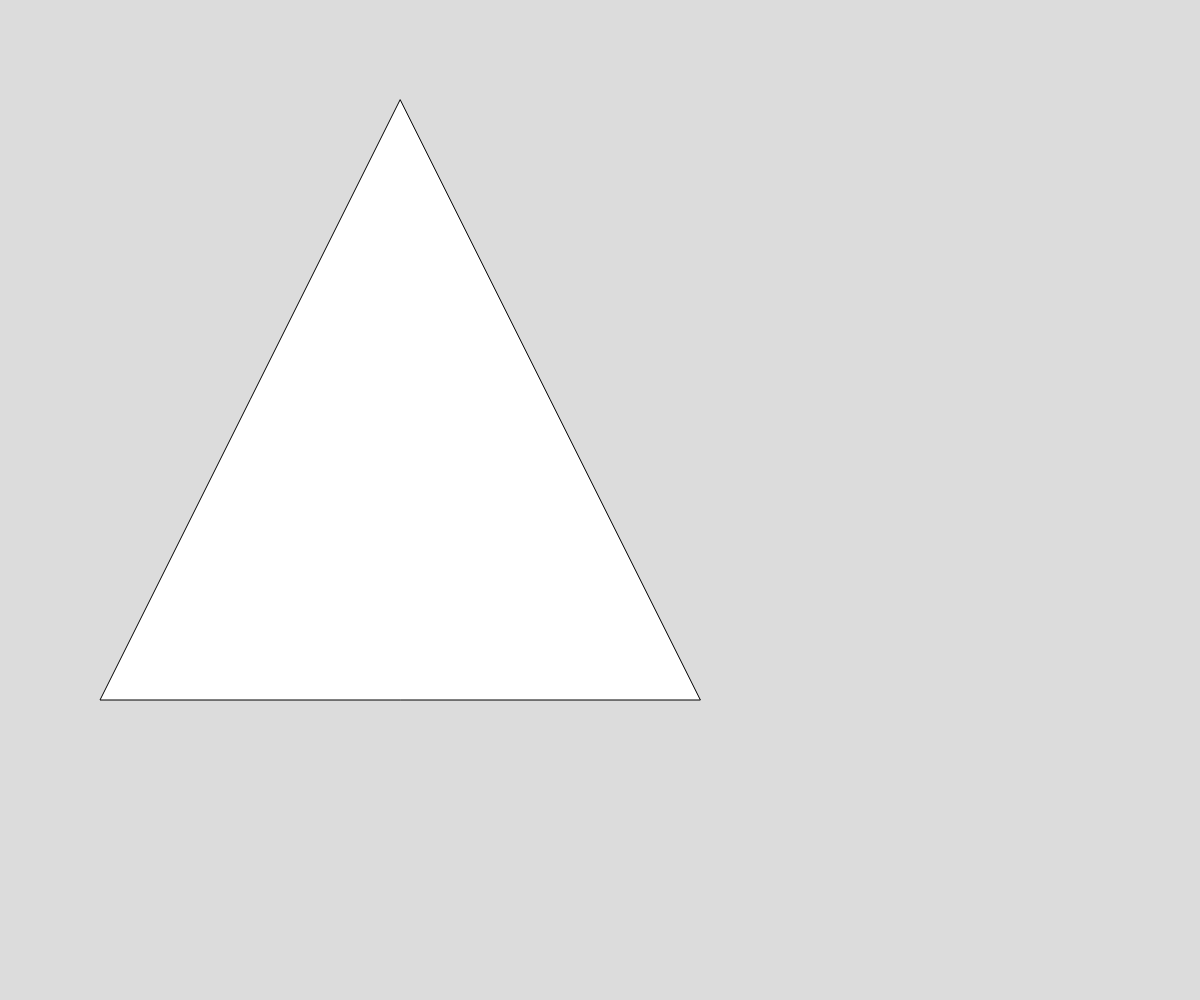
Frame 1 (no input)
Frame 60 (no input): identical to frame 1, image omitted
Frame 120 (the mouse pressed at the canvas centre since frame 60): identical to frame 1, image omitted

The p5.js sketch that drew this single still picture (run headless with seeded random() and noise() and a simulated clock; from frame 60 on, the mouse is pressed at the canvas centre):

// p5.js sketch
// ── sketch.js
// Serpinski Triangle DEMO --Recursion Visualization
// Kieran 
// 10/29/31

let triangleVertices = [
  {x:400, y:100},
  {x:100, y:700},
  {x:700, y:700}
];

function setup() {
  createCanvas(windowWidth, windowHeight);
}

function draw() {
  background(220);
  sierpinski(triangleVertices);
}


function sierpinski(points) {
  triangle(points[0].x, points[0].y, points[1].x, points[1].y, points[2].x,points[2].y);

}
function getMidPoint(point1, point2) {
  let xDiff = (point1.x + point2.x)/2;
  let yDiff = (point1.y + point2.y)/2;
  let midpoint = {x: xDiff, y: yDiff};
  return midpoint;
}
